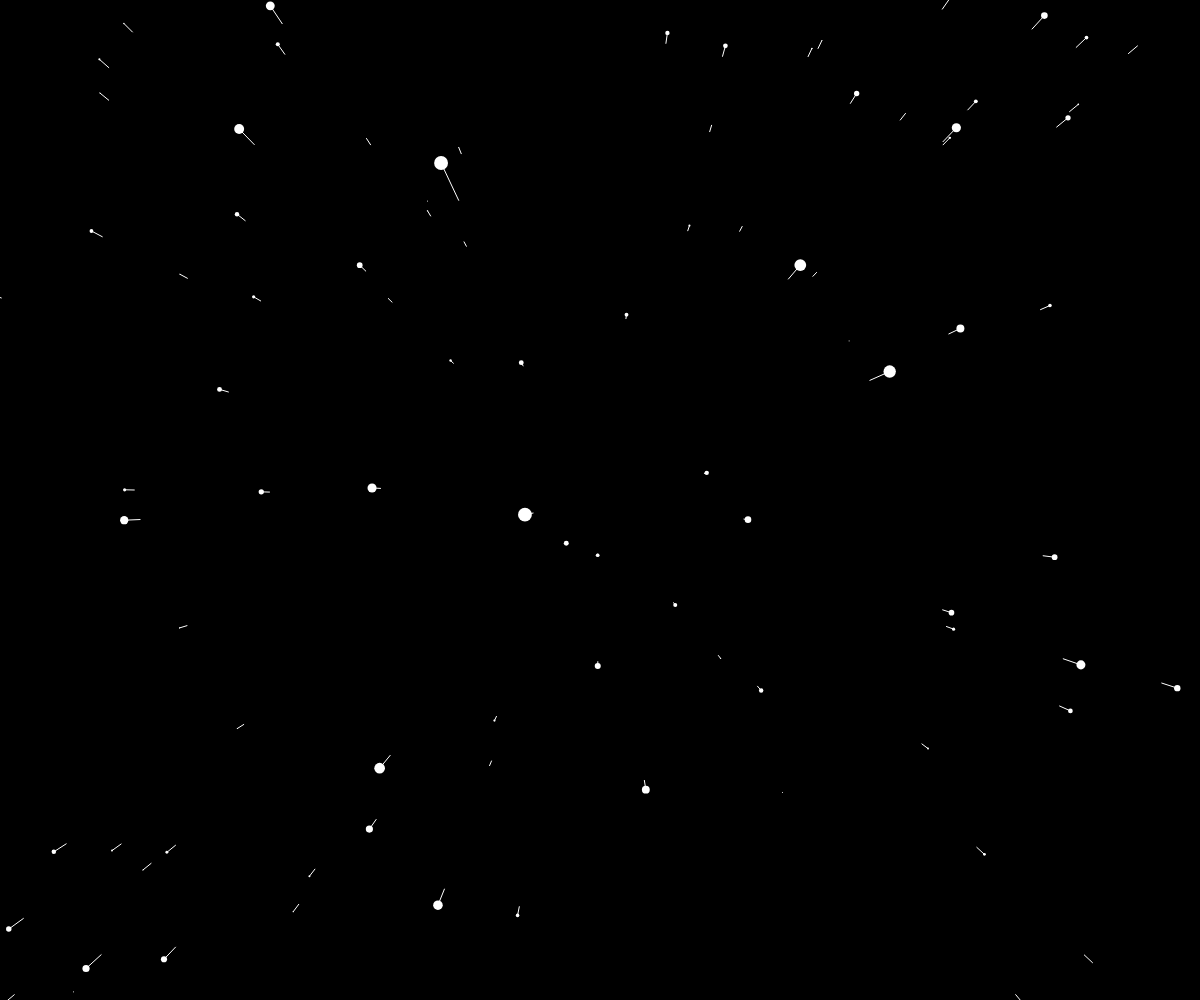
Frame 1 (no input)
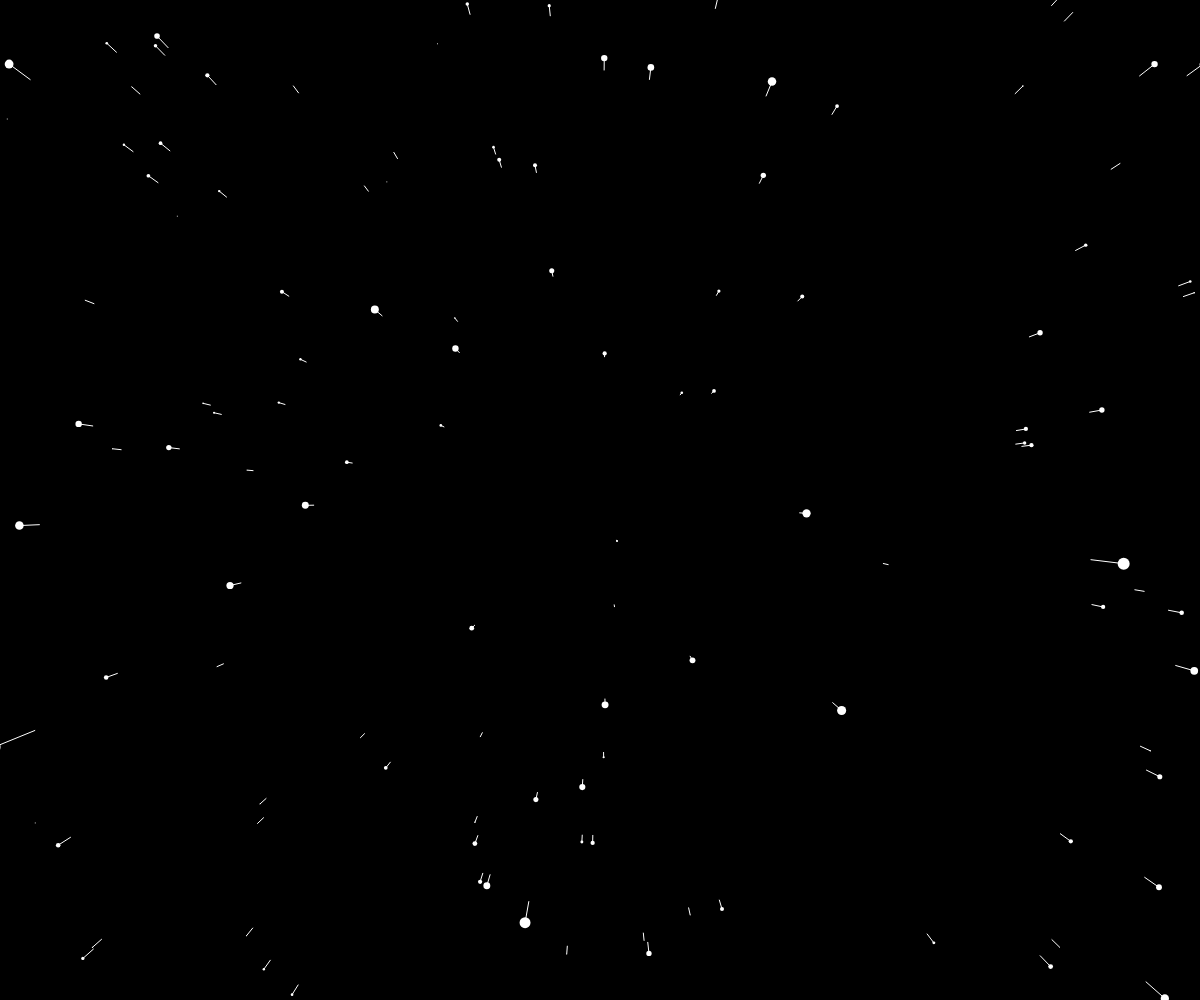
Frame 60 (no input)
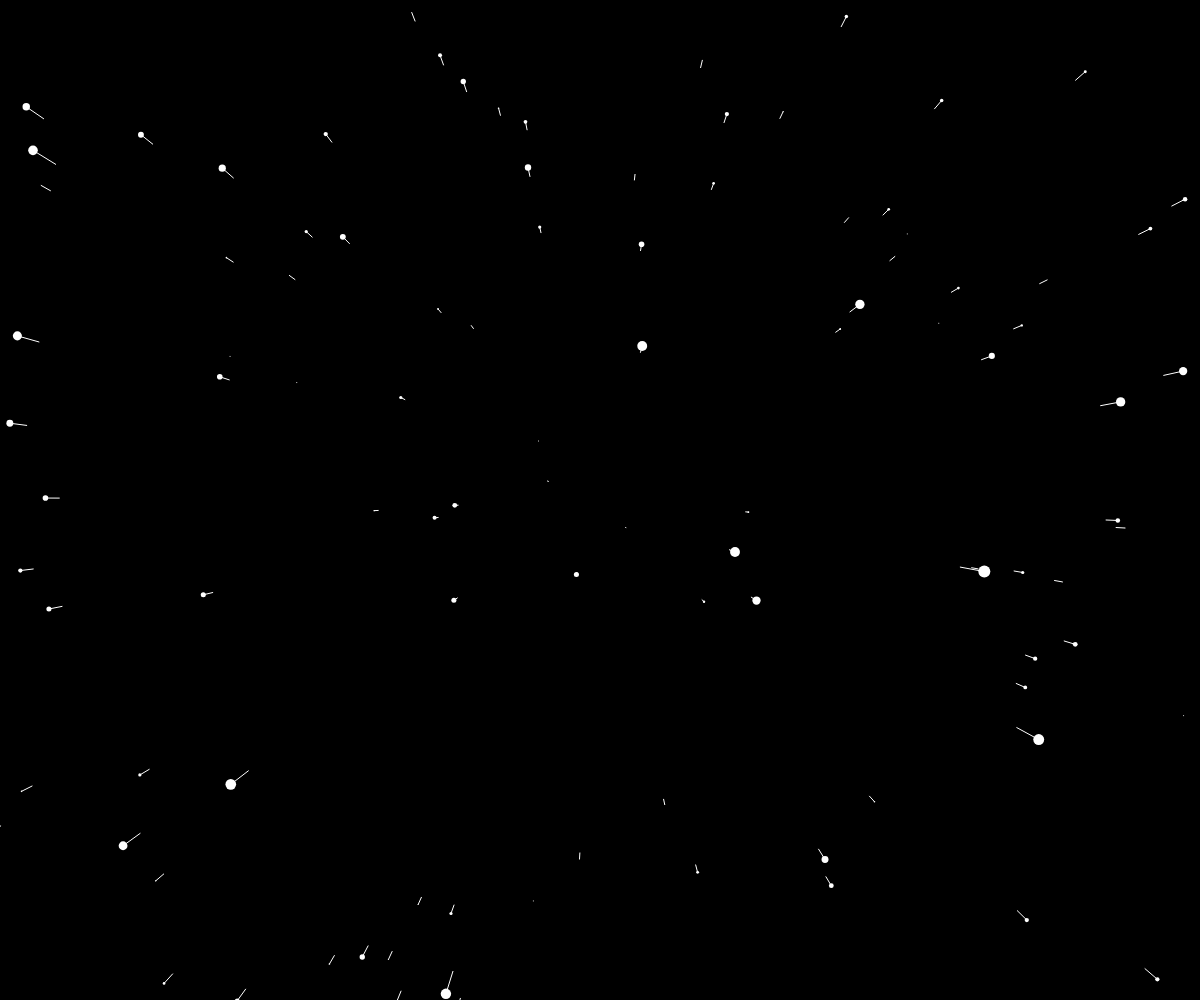
Frame 120 (the mouse pressed at the canvas centre since frame 60)

The p5.js sketch that drew these frames (run headless with seeded random() and noise() and a simulated clock; from frame 60 on, the mouse is pressed at the canvas centre):

// p5.js sketch
// ── sketch.js

// Title: Starfield

const width = window.innerWidth;
const height = window.innerHeight;
const amtStars = 1000;
const speed = 20;

function random(x, y) {
  // Return a random integer between x and y (exclusive)
  return Math.floor(Math.random() * (y - x) + x);
}

class Star {
  constructor() {
      this.x = random(-width, width);
      this.y = random(-height, height);
      this.z = random(0, width);
      this.pz = this.z;
  }

  update() {
    this.z = this.z - speed;
    if (this.z < 1) {
      this.z = width;
      this.x = random(-width, width);
      this.y = random(-height, height);
      this.pz = this.z
    }
  }

  show() {
    fill(255);
    noStroke();
    
    const sx = map(this.x / this.z, 0, 1, 0, width);
    const sy = map(this.y / this.z, 0, 1, 0, height);

    const r = map(this.z, 0, width, 16, 0);
    ellipse(sx, sy, r, r);

    const px = map(this.x / this.pz, 0, 1, 0, width);
    const py = map(this.y / this.pz, 0, 1, 0, height);

    this.pz = this.z;
    stroke(255)
    line(px, py, sx, sy);
  }
}

const stars = [];

function setup() {
  createCanvas(width, height);
  // create 100 star objects
  for (let i = 0; i < amtStars; i++) {
    stars.push(new Star());
  }
}

function draw() {
  background(0);
  translate(width / 2, height / 2);
  for (let star of stars) {
    star.update()
    star.show()
  }
}

// ── style.css
html, body {
  margin: 0;
  padding: 0;
}

canvas {
  display: block;
}

/* remove scrollbars in x and y */
html, body {
  overflow: hidden;
}
